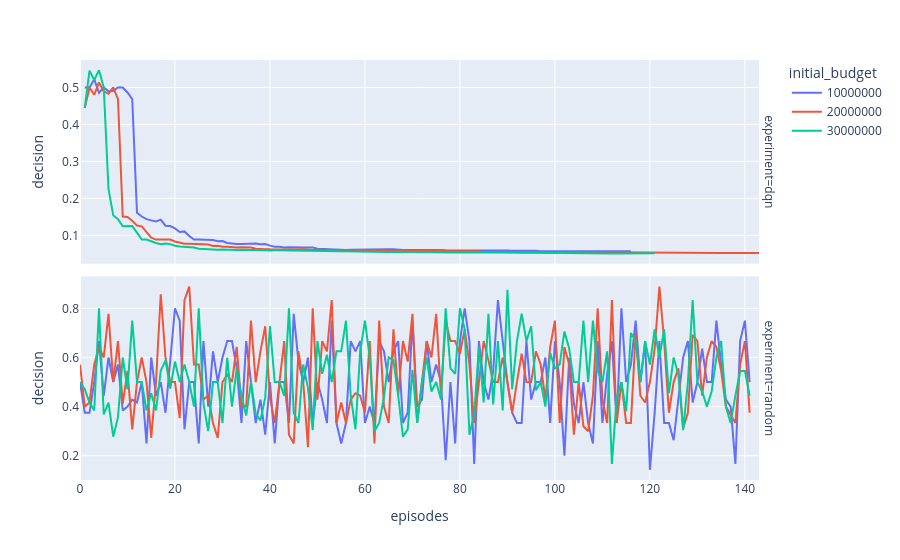

Notebook code cell kept with this figure:
### Code cell
fig = px.line(data.groupby([
    'experiment', 
    'initial_budget', 
    'episodes'
])['decision'].mean().reset_index(), 
        x = 'episodes', 
        y = 'decision', 
        color = 'initial_budget', 
        facet_row='experiment')

fig.update_yaxes(matches=None)

### Figure 1 — Plotly figure (JSON) as saved in the notebook; plotly's stock layout.template omitted (floating-point values rounded to 4 significant figures; data arrays with more than 128 entries replaced by an {"elided": "..."} marker saying what was removed)
{"data": [{"hovertemplate": "initial_budget=10000000<br>experiment=dqn<br>episodes=%{x}<br>decision=%{y}<extra></extra>", "legendgroup": "10000000", "line": {"color": "#636efa", "dash": "solid"}, "marker": {"symbol": "circle"}, "mode": "lines", "name": "10000000", "orientation": "v", "showlegend": true, "type": "scatter", "x": [1, 2, 3, 4, 5, 6, 7, 8, 9, 10, 11, 12, 13, 14, 15, 16, 17, 18, 19, 20, 21, 22, 23, 24, 25, 26, 27, 28, 29, 30, 31, 32, 33, 34, 35, 36, 37, 38, 39, 40, 41, 42, 43, 44, 45, 46, 47, 48, 49, 50, 51, 52, 53, 54, 55, 56, 57, 58, 59, 60, 61, 62, 63, 64, 65, 66, 67, 68, 69, 70, 71, 72, 73, 74, 75, 76, 77, 78, 79, 80, 81, 82, 83, 84, 85, 86, 87, 88, 89, 90, 91, 92, 93, 94, 95, 96, 97, 98, 99, 100, 101, 102, 103, 104, 105, 106, 107, 108, 109, 110, 111, 112, 113, 114, 115, 116], "xaxis": "x2", "y": [0.5, 0.5, 0.5217, 0.4857, 0.5, 0.4894, 0.4909, 0.5, 0.5, 0.4865, 0.4684, 0.1609, 0.1509, 0.1437, 0.1404, 0.1375, 0.1425, 0.1261, 0.125, 0.1189, 0.1091, 0.1106, 0.09807, 0.08844, 0.08858, 0.08879, 0.08846, 0.08759, 0.08389, 0.08468, 0.07924, 0.07692, 0.07656, 0.07669, 0.07698, 0.07755, 0.07772, 0.07563, 0.07624, 0.07214, 0.06934, 0.069, 0.06719, 0.06746, 0.06795, 0.0675, 0.06716, 0.06689, 0.06728, 0.06404, 0.06313, 0.06263, 0.06314, 0.06232, 0.06076, 0.06032, 0.0609, 0.06126, 0.06102, 0.06141, 0.06181, 0.06183, 0.06151, 0.06199, 0.06224, 0.06205, 0.0608, 0.0606, 0.06046, 0.06054, 0.06093, 0.06108, 0.05999, 0.06014, 0.05969, 0.06034, 0.05941, 0.05966, 0.05948, 0.05913, 0.05906, 0.05926, 0.05927, 0.05908, 0.05878, 0.05908, 0.05957, 0.05925, 0.05836, 0.05866, 0.05812, 0.05848, 0.05888, 0.05892, 0.05827, 0.05827, 0.05716, 0.05705, 0.05712, 0.05742, 0.05738, 0.05712, 0.05704, 0.05682, 0.05687, 0.05675, 0.0571, 0.05707, 0.05674, 0.05687, 0.05681, 0.05692, 0.05687, 0.05688, 0.05673, 0.05679], "yaxis": "y2"}, {"hovertemplate": "initial_budget=10000000<br>experiment=random<br>episodes=%{x}<br>decision=%{y}<extra></extra>", "legendgroup": "10000000", "line": {"color": "#636efa", "dash": "solid"}, "marker": {"symbol": "circle"}, "mode": "lines", "name": "10000000", "orientation": "v", "showlegend": false, "type": "scatter", "x": {"elided": "142 int values"}, "xaxis": "x", "y": {"elided": "142 float values"}, "yaxis": "y"}, {"hovertemplate": "initial_budget=20000000<br>experiment=dqn<br>episodes=%{x}<br>decision=%{y}<extra></extra>", "legendgroup": "20000000", "line": {"color": "#EF553B", "dash": "solid"}, "marker": {"symbol": "circle"}, "mode": "lines", "name": "20000000", "orientation": "v", "showlegend": true, "type": "scatter", "x": {"elided": "143 int values"}, "xaxis": "x2", "y": {"elided": "143 float values"}, "yaxis": "y2"}, {"hovertemplate": "initial_budget=20000000<br>experiment=random<br>episodes=%{x}<br>decision=%{y}<extra></extra>", "legendgroup": "20000000", "line": {"color": "#EF553B", "dash": "solid"}, "marker": {"symbol": "circle"}, "mode": "lines", "name": "20000000", "orientation": "v", "showlegend": false, "type": "scatter", "x": {"elided": "142 int values"}, "xaxis": "x", "y": {"elided": "142 float values"}, "yaxis": "y"}, {"hovertemplate": "initial_budget=30000000<br>experiment=dqn<br>episodes=%{x}<br>decision=%{y}<extra></extra>", "legendgroup": "30000000", "line": {"color": "#00cc96", "dash": "solid"}, "marker": {"symbol": "circle"}, "mode": "lines", "name": "30000000", "orientation": "v", "showlegend": true, "type": "scatter", "x": [1, 2, 3, 4, 5, 6, 7, 8, 9, 10, 11, 12, 13, 14, 15, 16, 17, 18, 19, 20, 21, 22, 23, 24, 25, 26, 27, 28, 29, 30, 31, 32, 33, 34, 35, 36, 37, 38, 39, 40, 41, 42, 43, 44, 45, 46, 47, 48, 49, 50, 51, 52, 53, 54, 55, 56, 57, 58, 59, 60, 61, 62, 63, 64, 65, 66, 67, 68, 69, 70, 71, 72, 73, 74, 75, 76, 77, 78, 79, 80, 81, 82, 83, 84, 85, 86, 87, 88, 89, 90, 91, 92, 93, 94, 95, 96, 97, 98, 99, 100, 101, 102, 103, 104, 105, 106, 107, 108, 109, 110, 111, 112, 113, 114, 115, 116, 117, 118, 119, 120, 121], "xaxis": "x2", "y": [0.4444, 0.5455, 0.52, 0.5467, 0.5, 0.2254, 0.1541, 0.1437, 0.1245, 0.125, 0.125, 0.1075, 0.08858, 0.08879, 0.08325, 0.07924, 0.07609, 0.07755, 0.07624, 0.07178, 0.06956, 0.069, 0.06746, 0.06693, 0.06379, 0.06301, 0.06076, 0.06063, 0.0611, 0.06182, 0.0608, 0.06109, 0.06046, 0.06124, 0.05993, 0.06026, 0.06018, 0.05947, 0.05889, 0.05926, 0.05932, 0.05908, 0.05872, 0.05853, 0.05812, 0.05853, 0.05902, 0.05739, 0.05742, 0.05736, 0.05685, 0.05679, 0.05694, 0.05681, 0.0568, 0.05663, 0.05688, 0.05587, 0.05512, 0.05492, 0.05522, 0.05483, 0.05472, 0.05483, 0.05487, 0.05528, 0.05504, 0.05428, 0.05409, 0.05393, 0.05392, 0.05403, 0.05417, 0.05449, 0.05431, 0.05412, 0.05372, 0.05386, 0.05404, 0.0539, 0.05371, 0.05313, 0.0529, 0.05291, 0.05303, 0.05261, 0.05219, 0.05191, 0.05203, 0.05185, 0.05182, 0.05184, 0.052, 0.05184, 0.05199, 0.05186, 0.05208, 0.05225, 0.05208, 0.05192, 0.05195, 0.05166, 0.05161, 0.0515, 0.05178, 0.05161, 0.05174, 0.05157, 0.05082, 0.05082, 0.0509, 0.05089, 0.05086, 0.05092, 0.05108, 0.05091, 0.05126, 0.05112, 0.05119, 0.0512, 0.05125], "yaxis": "y2"}, {"hovertemplate": "initial_budget=30000000<br>experiment=random<br>episodes=%{x}<br>decision=%{y}<extra></extra>", "legendgroup": "30000000", "line": {"color": "#00cc96", "dash": "solid"}, "marker": {"symbol": "circle"}, "mode": "lines", "name": "30000000", "orientation": "v", "showlegend": false, "type": "scatter", "x": {"elided": "142 int values"}, "xaxis": "x", "y": {"elided": "142 float values"}, "yaxis": "y"}], "layout": {"annotations": [{"font": {}, "showarrow": false, "text": "experiment=random", "textangle": 90, "x": 0.98, "xanchor": "left", "xref": "paper", "y": 0.2425, "yanchor": "middle", "yref": "paper"}, {"font": {}, "showarrow": false, "text": "experiment=dqn", "textangle": 90, "x": 0.98, "xanchor": "left", "xref": "paper", "y": 0.7575, "yanchor": "middle", "yref": "paper"}], "legend": {"title": {"text": "initial_budget"}, "tracegroupgap": 0}, "margin": {"t": 60}, "xaxis": {"anchor": "y", "domain": [0, 0.98], "title": {"text": "episodes"}}, "xaxis2": {"anchor": "y2", "domain": [0, 0.98], "matches": "x", "showticklabels": false}, "yaxis": {"anchor": "x", "domain": [0, 0.485], "title": {"text": "decision"}}, "yaxis2": {"anchor": "x2", "domain": [0.515, 1], "title": {"text": "decision"}}}}
